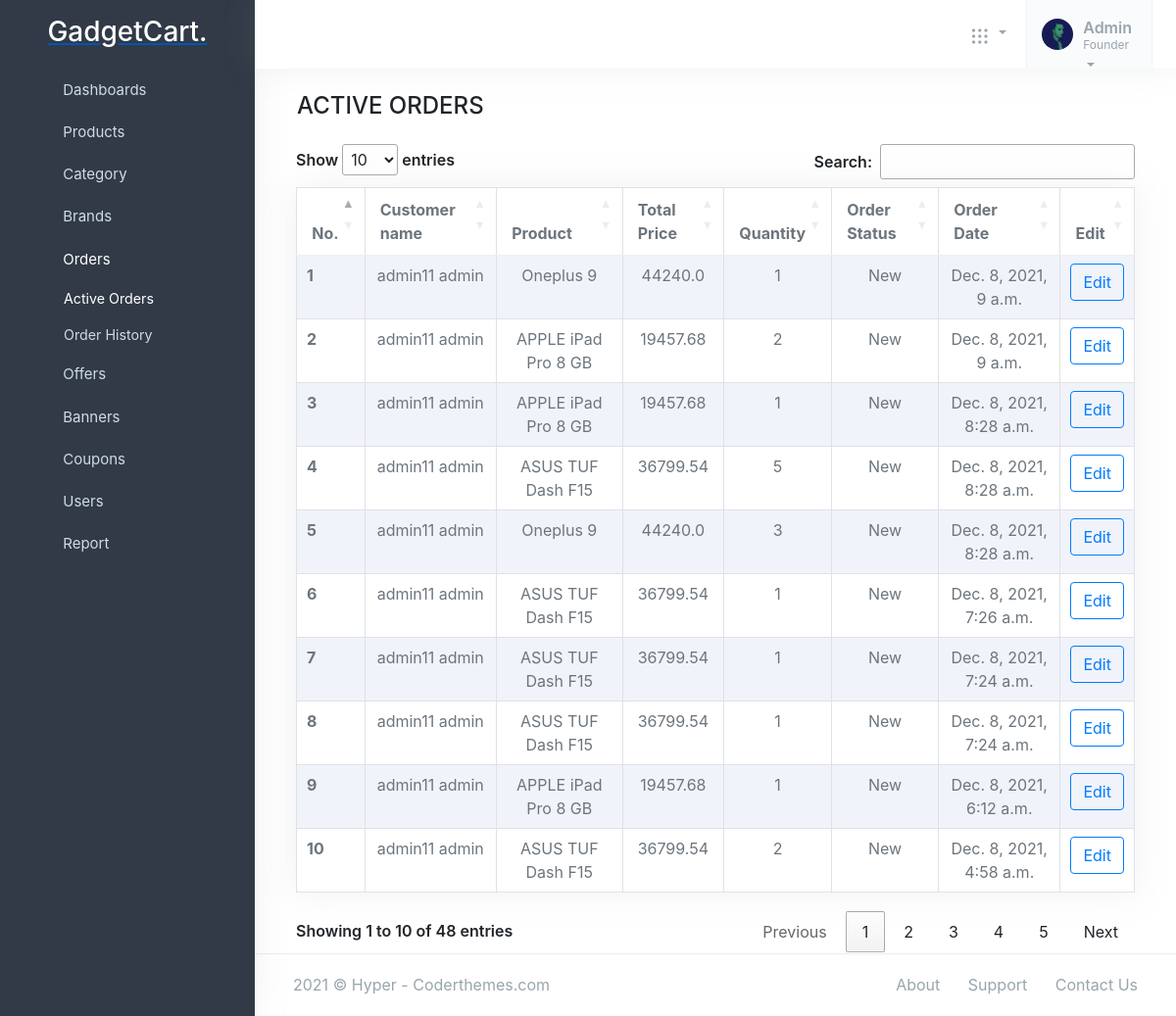
/adminpanel/active_orders/, run on the app's committed database.
### orders/models.py (models this page shows, shortened)
class OrderProduct(models.Model):
    order = models.ForeignKey(Order, on_delete=models.CASCADE)
    payment = models.ForeignKey(Payment, on_delete=models.SET_NULL, blank=True, null=True)
    user = models.ForeignKey(Account, on_delete=models.CASCADE)
    product = models.ForeignKey(Product, on_delete=models.CASCADE)
    variations = models.ManyToManyField(Variation, blank=True)
    quantity = models.IntegerField()
    product_price = models.FloatField()
    ordered = models.BooleanField(default=False)
    discount = models.FloatField(default=0)
    created_at = models.DateTimeField(auto_now_add=True)
    updated_at = models.DateTimeField(auto_now=True)
    status = models.CharField(max_length=10, choices=STATUS1, default='New')

### accounts/models.py (models this page shows, shortened)
class Account(AbstractBaseUser,PermissionsMixin):
    first_name = models.CharField(max_length=50)
    last_name = models.CharField(max_length=50)
    username = models.CharField(max_length=50, unique=True)
    email = models.CharField(max_length=50, unique=True)
    phone_number = models.CharField(max_length=50, unique=True)
    date_joined = models.DateTimeField(auto_now_add=True)
    last_login = models.DateTimeField(auto_now_add=True)
    is_admin = models.BooleanField(default=False)
    is_staff = models.BooleanField(default=False)
    is_active = models.BooleanField(default=True)
    is_superadmin = models.BooleanField(default=False)
    is_verified = models.BooleanField(default=False)
    USERNAME_FIELD = 'email'
    REQUIRED_FIELDS = ['username', 'first_name', 'last_name', 'phone_number']
    objects = MyAccountManager()
    def full_name(self):
        return f'{self.first_name} {self.last_name}'

### store/models.py (models this page shows, shortened)
class Product(models.Model):
    product_name  = models.CharField(max_length=200, unique=True)
    slug          = models.SlugField(max_length=200, unique=True)
    description   = models.TextField(max_length=500, blank=True)
    price         = models.IntegerField()
    image1        = models.ImageField(upload_to='photos/products')
    image2        = models.ImageField(upload_to='photos/products')
    image3        = models.ImageField(upload_to='photos/products')
    stock         = models.IntegerField()
    is_available  = models.BooleanField(default=True)
    brand         = models.ForeignKey(Brand, on_delete=models.CASCADE)
    category      = models.ForeignKey(Category, on_delete=models.CASCADE)
    created_date  = models.DateTimeField(auto_now_add=True)
    modified_date = models.DateTimeField(auto_now=True)
    def __str__(self):
        return self.product_name
    def get_price(self):
        try:
            if self.productoffer.is_active:
                offer_price = (self.price / 100) * self.productoffer.discount_offer
                price = self.price - offer_price
                return {'price': price, 'discount': self.productoffer.discount_offer}
            raise
        except:
            try:
                if self.category.categoryoffer.is_active:
                    offer_price = (self.price / 100) * self.category.categoryoffer.discount_offer
                    price = self.price - offer_price
                    return {'price': price, 'discount': self.category.categoryoffer.discount_offer}
                raise
            except:
                try:
                    if self.brand.brandoffer.is_active:
                        offer_price = (self.price / 100) * self.brand.brandoffer.discount_offer
                        price = self.price - offer_price
                        return {'price': price, 'discount': self.brand.brandoffer.discount_offer}
                    raise
                except:
                    print('----else----')
                return {'price': self.price}

### category/models.py (models this page shows, shortened)
class Category(models.Model):
    category_name = models.CharField(max_length = 50, unique = True)
    slug = models.SlugField(max_length = 100, unique = True)
    description = models.TextField(max_length = 255, blank = True)
    cat_image = models.ImageField(upload_to = 'photots/categories', blank = True)
    class Meta:
        verbose_name = 'category'
        verbose_name_plural = 'categories'

### brand/models.py (models this page shows, shortened)
class Brand(models.Model):
    brand_name = models.CharField(max_length = 50, unique = True)
    slug = models.SlugField(max_length = 100, unique = True)
    description = models.TextField(max_length = 255, blank = True)
    brand_image = models.ImageField(upload_to = 'photots/brands', blank = True)
    created_at = models.DateTimeField(auto_now_add=True)

### offer/models.py (models this page shows, shortened)
class BrandOffer(models.Model):
    brand = models.OneToOneField(Brand, on_delete=CASCADE, null=True, blank=True)
    discount_offer = models.PositiveBigIntegerField(help_text='Offer in percentage')
    is_active = models.BooleanField(default=True)

class ProductOffer(models.Model):
    product = models.OneToOneField('store.product', on_delete=CASCADE, null=True, blank=True)
    discount_offer = models.PositiveBigIntegerField(help_text='Offer in percentage')
    is_active = models.BooleanField(default=True)

class CategoryOffer(models.Model):
    category = models.OneToOneField(Category, on_delete=CASCADE, null=True, blank=True)
    discount_offer = models.PositiveBigIntegerField(help_text='Offer in percentage')
    is_active = models.BooleanField(default=True)

### adminpanel/views.py (the view)
# urls.py: path('active_orders/', views.active_orders, name='active_orders'),
def active_orders(request):
    exclude_list = ['Delivered', 'Canceled']
    active_orders = OrderProduct.objects.all().exclude(status__in=exclude_list).order_by('-id')
    status = STATUS1
    context = {
        'active_orders' : active_orders,
        'status' : status
    }
    return render(request, 'adminpanel/active_orders.html', context)

### brand/context_processors.py (called while the page is built)
def menulinks(request):
    links = Brand.objects.all()
    return dict(link=links)

### carts/context_processors.py (called while the page is built, shortened)
def counter(request):
    cart_count = 0
    if 'admin' in request.path:
        return {}
    return dict(cart_count=cart_count)

### category/context_processors.py (called while the page is built)
def menu_links(request):
    links = Category.objects.all()
    return dict(links=links)

### templates/adminpanel/active_orders.html (shortened to what this page needs)
{% extends 'adminpanel/base.html' %}
{% load static %}
{% block content %}
<div class="container">
    <h4 class="ml-3 mt-4 mb-4">ACTIVE ORDERS</h4>
    <div class="col-12" id="tables">
        <table class="table table-striped table-bordered table-hover bg-white bg-body shadow" id="myTable">
            <thead>
                <tr>
                    <th>No.</th>
                    <th>Customer name</th>
                    <th>Product</th>
                    <th>Total Price</th>
                    <th>Quantity</th>
                    <th>Order Status</th>
                    <th>Order Date</th>
                    <th>Edit</th>
                </tr>
            </thead>
            <tbody>
                {% for order in active_orders %}
                <tr>
                    <th scope="row"> {{forloop.counter}} </th>
                    <td>{{order.user.full_name}}</td>
                    <td>{{order.product}}</td>
                    <td>
                        {{ order.product.get_price.price }}
                    </td>
                    <td>
                        {{order.quantity}}
                    </td>
                    <td>
                        {{order.status}}
                    </td>
                    <td>
                        {{order.updated_at}}
                    </td>
                    <td>
                        <a href="{% url 'active_orders_edit' order.id %}" class="btn btn-outline-primary">Edit</a>
                    </td>
                </tr>
                {% endfor %}
            </tbody>
        </table>
    </div>
</div>
<footer class="footer">
    <div class="container-fluid">
        <div class="row">
            <div class="col-md-6">
                <script>document.write(new Date().getFullYear())</script> © Hyper - Coderthemes.com
            </div>
            <div class="col-md-6">
                <div class="text-md-end footer-links d-none d-md-block">
                    <a href="javascript: void(0);">About</a>
                    <a href="javascript: void(0);">Support</a>
                    <a href="javascript: void(0);">Contact Us</a>
                </div>
            </div>
        </div>
    </div>
</footer>
{% endblock %}

### templates/adminpanel/active_orders.html (style rules this page uses)
.table td { text-align: center; }

### data on the page
OrderProduct: user.full_name "admin11 admin", product "Oneplus 9", product.get_price.price "44240.0", quantity "1", status "New", updated_at "Dec. 8, 2021, 9 a.m."
OrderProduct: user.full_name "admin11 admin", product "APPLE iPad Pro 8 GB", product.get_price.price "19457.68", quantity "2", status "New", updated_at "Dec. 8, 2021, 9 a.m."
OrderProduct: user.full_name "admin11 admin", product "APPLE iPad Pro 8 GB", product.get_price.price "19457.68", quantity "1", status "New", updated_at "Dec. 8, 2021, 8:28 a.m."
OrderProduct: user.full_name "admin11 admin", product "ASUS TUF Dash F15", product.get_price.price "36799.54", quantity "5", status "New", updated_at "Dec. 8, 2021, 8:28 a.m."
OrderProduct: user.full_name "admin11 admin", product "Oneplus 9", product.get_price.price "44240.0", quantity "3", status "New", updated_at "Dec. 8, 2021, 8:28 a.m."
OrderProduct: user.full_name "admin11 admin", product "ASUS TUF Dash F15", product.get_price.price "36799.54", quantity "1", status "New", updated_at "Dec. 8, 2021, 7:26 a.m."
OrderProduct: user.full_name "admin11 admin", product "ASUS TUF Dash F15", product.get_price.price "36799.54", quantity "1", status "New", updated_at "Dec. 8, 2021, 7:24 a.m."
OrderProduct: user.full_name "admin11 admin", product "ASUS TUF Dash F15", product.get_price.price "36799.54", quantity "1", status "New", updated_at "Dec. 8, 2021, 7:24 a.m."
OrderProduct: user.full_name "admin11 admin", product "APPLE iPad Pro 8 GB", product.get_price.price "19457.68", quantity "1", status "New", updated_at "Dec. 8, 2021, 6:12 a.m."
OrderProduct: user.full_name "admin11 admin", product "ASUS TUF Dash F15", product.get_price.price "36799.54", quantity "2", status "New", updated_at "Dec. 8, 2021, 4:58 a.m."
